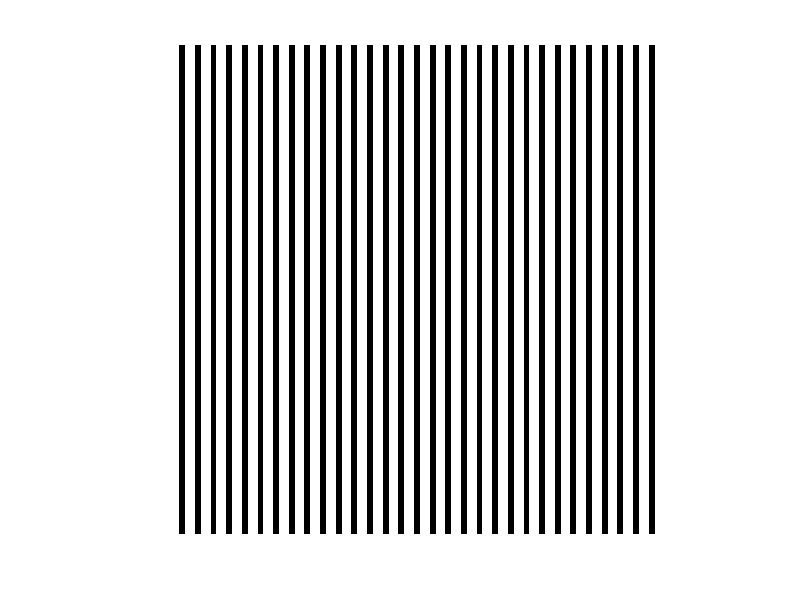

Write the MATLAB code that produced this figure.
%%

filename='testAnimated.gif';

%%
xsize=500;
ysize=500;
image=zeros(ysize,xsize);
%%
period=16.0;
dutycycle=0.375;
cutoff=period*(1-dutycycle);
nImages=1;

%%
   h= figure;

for idx=1:nImages
    image=zeros(ysize,xsize);
    k=idx-1;
    for i=1:1:xsize  
     k=k+1;
         if k<=cutoff
          image(:,i)=ones(ysize,1);
         end

         if k==period
             k=0;
         end

    end

imshow(image)
frame=getframe(h);
im{idx}=frame2im(frame);
end

imwrite(image,'basestripes.png');
%%
% for idx = 1:nImages
%     [A,map] = rgb2ind(im{idx},256);
%     if idx == 1
%         imwrite(A,map,filename,'gif','LoopCount',Inf,'DelayTime',0.1);
%     else
%         imwrite(A,map,filename,'gif','WriteMode','append','DelayTime',0.1);
%     end
% end
